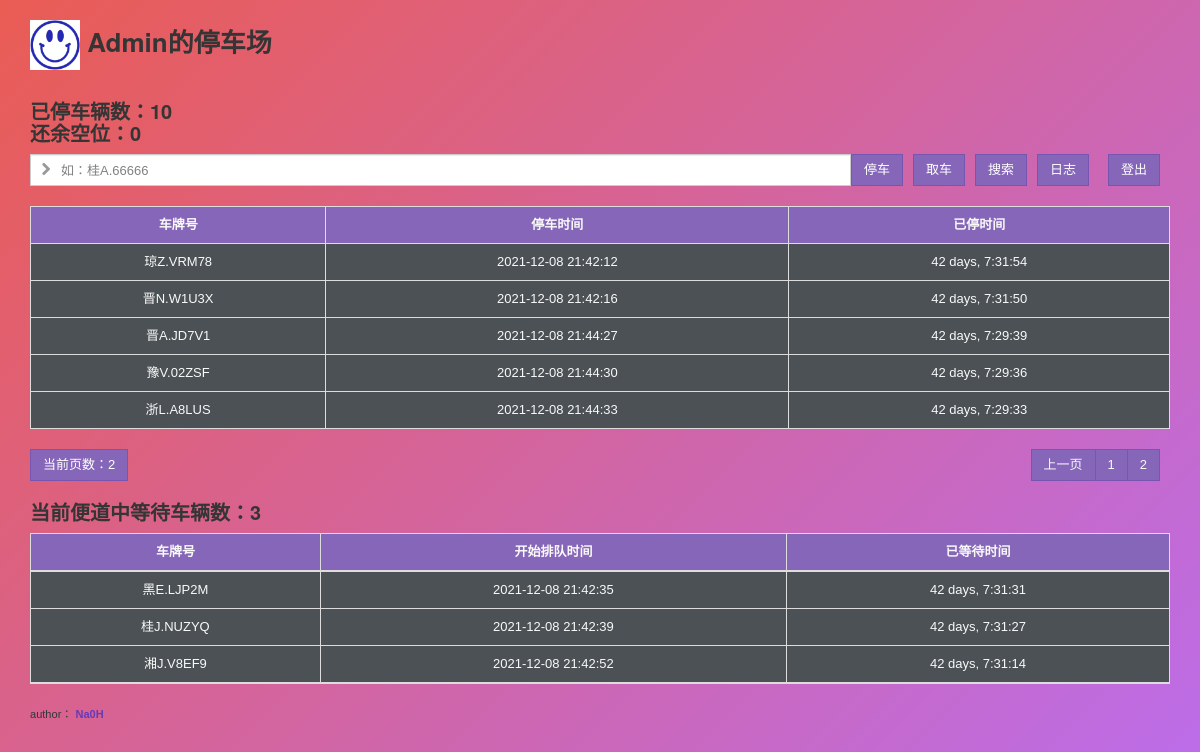
/?page1=2 (signed in), run on the app's committed database.
### app.py (models this page shows, shortened)
class User(db.Model, UserMixin):
    id = db.Column(db.Integer, primary_key=True)
    name = db.Column(db.String(20))
    username = db.Column(db.String(20))
    password_hash = db.Column(db.String(128))

class Car(db.Model):
    id = db.Column(db.Integer, autoincrement=True, primary_key=True)
    carnum = db.Column(db.String(20))
    time = db.Column(db.DateTime)

class WaitCar(db.Model):
    id = db.Column(db.Integer, autoincrement=True, primary_key=True)
    carnum = db.Column(db.String(20))
    time = db.Column(db.DateTime)

### app.py (the view, shortened to what this page needs)
@app.route('/', methods=['GET', 'POST'])
@login_required
def index():
    maxc = 10    # 定义停车场最大车辆数
    page1 = int(request.args.get('page1', 1))
    page2 = int(request.args.get('page2', 1))
    a = Car.query.paginate(page1, per_page=5, error_out=False)
    b = WaitCar.query.paginate(page2, per_page=5, error_out=False)
    if page1 > a.pages or page1 < 1:
        page1 = 1
    if page2 > b.pages or page2 < 1:
        page2 = 1
    while (maxc - Car.query.count()) > 0 and WaitCar.query.count() > 0:
        chepavement(maxc)
    user = User.query.first()
    cars = Car.query.paginate(page1, per_page=5, error_out=False)
    wcars = WaitCar.query.paginate(page2, per_page=5, error_out=False)
    return render_template('index.html',
                           user=user,
                           cars=cars,
                           wcars=wcars,
                           clen=Car.query.count(),
                           len=WaitCar.query.count(),
                           carn=Car.query.count(),
                           last=(maxc - Car.query.count()),
                           time=datetime.datetime.now().replace(microsecond=0)
                           )

### app.py (called while the page is built)
@login_manager.user_loader
def load_user(user_id):  # 创建用户加载回调函数，接受用户 ID 作为参数
    user = User.query.get(int(user_id))  # 用 ID 作为 User 模型的主键查询对应的用户
    return user  # 返回用户对象

### templates/index.html (shortened to what this page needs)
<!DOCTYPE html>
<html lang="en">
<head>
    <link href="{{ url_for('static', filename='css/zui.css') }}" rel="stylesheet">
    <link href="{{ url_for('static', filename='css/zui-theme.css') }}" rel="stylesheet">
    <link href="{{ url_for('static', filename='lib/datagrid/zui.datagrid.min.css') }}" rel="stylesheet">
    <link rel="stylesheet" type="text/css" href="{{ url_for('static', filename='login/styles.css') }}">
</head>
<body>
<div class="container">
    <h1>
    <img alt="picturl1" src="{{ url_for('static', filename='images/avatar.jpg') }}" height="50" width="50">
    {{ user.name }}的停车场
    </h1>
</div>
<div class="container">
    {%if clen != 0%}
    <h2>已停车辆数：{{ carn }}<br>还余空位：{{last}}</h2>
    <form method="post">
        <div class="input-group">
          <div class="input-control search-box search-box has-icon-left has-icon-right search-example" id="searchcartext">
            <input id="carnum" type="text" class="form-control search-input"  placeholder="如：桂A.66666" name="carnum">
            <label for="carnum" class="input-control-icon-left search-icon">
                <i class="icon icon-chevron-right"></i>
            </label>
          </div>
          <span class="input-group-btn">
            <input class="btn btn-primary" type="submit" name="parkcar" value="停车"></input>
          </span>
          <span class="input-group-btn container">
                <input class="btn btn-primary " type="submit" name="getcar" value="取车">
          </span>
          <span class="input-group-btn">
            <input class="btn btn-primary" type="submit" name="searchcarb" value="搜索"></input>
          </span>
          <span class="input-group-btn container">
                <input class="btn btn-primary " type="submit" name="tolog" value="日志">
          </span>
          <span class="input-group-btn container">
                <input class="btn btn-primary " type="submit" name="logout" value="登出">
          </span>
        </div>
    </form>
    <br>
    <table id="cartable" class="table table-bordered" style="background-color: #4b5154;text-align: center;">
        <thead>
            <tr>
                <th style="color:#f9f9f9;text-align: center;background-color: #8666b8;">车牌号</th>
                <th style="color:#f9f9f9;text-align: center;background-color: #8666b8;">停车时间</th>
                <th style="color:#f9f9f9;text-align: center;background-color: #8666b8;">已停时间</th>
            </tr>
        </thead>
        <tbody>
            {% for car in cars.items %}
            <tr>
                <td style="color:#f9f9f9;">{{ car.carnum }}</td>
                <td style="color:#f9f9f9;">{{ car.time }}</td>
                <td style="color:#f9f9f9;">{{ time - car.time }}</td>
            </tr>
            {% endfor %}
        </tbody>
    </table>
    {% endif %}
    <div class="input-group" >
    {% if cars.pages > 1 %}
        <span class="btn btn-primary">
            当前页数：{{ cars.page }}
        </span>
      <span class="input-group-btn container">
        {% if cars.has_prev %}
            <a href="/?page1={{ cars.prev_num }}" class="btn btn-primary" style="color: #f9f9f9">上一页</a>
        {% endif %}
        {% for i in cars.iter_pages() %}
            <a href="/?page1={{ i }}" class="btn btn-primary" style="color: #f9f9f9">{{ i }}</a>
        {% endfor %}
      </span>
    {% endif %}
    </div>
    {% if len != 0 %}
    <h2>当前便道中等待车辆数：{{ len }}</h2>
    <table id="cartable" class="container table table-bordered" style="background-color: #4b5154;text-align: center;">
        <thead>
            <tr>
                <th style="color:#f9f9f9;text-align: center;background-color: #8666b8;">车牌号</th>
                <th style="color:#f9f9f9;text-align: center;background-color: #8666b8;">开始排队时间</th>
                <th style="color:#f9f9f9;text-align: center;background-color: #8666b8;">已等待时间</th>
            </tr>
        </thead>
        <tbody>
            {% for wcar in wcars.items %}
            <tr>
                <td style="color:#f9f9f9;">{{ wcar.carnum }}</td>
                <td style="color:#f9f9f9;">{{ wcar.time }}</td>
                <td style="color:#f9f9f9;">{{ time - wcar.time }}</td>
            </tr>
            {% endfor %}
        </tbody>
    </table>
    {% endif %}
</div>
<footer class="container">
    <small>author：
<a href="http://na0h.cn"><strong>Na0H</strong></a></small>
</footer>
</body>
</html>

### static/css/zui-theme.css (style rules this page uses)
.btn { border-radius: 0; color: #353535; background-color: #f2f2f2; border-color: #bfbfbf; }
.btn-primary { color: #fff; background-color: #8666b8; border-color: #7855b0; }
.form-control { border-radius: 0; }
.input-group-addon:not(:first-child):not(:last-child), .input-group-btn:not(:first-child):not(:last-child), .input-group .form-control:not(:first-child):not(:last-child) { border-radius: 0; }
.input-group .form-control:first-child, .input-group-addon:first-child, .input-group-btn:first-child > .btn, .input-group-btn:first-child > .btn-group > .btn, .input-group-btn:first-child > .dropdown-toggle, .input-group-btn:last-child > .btn:not(:last-child):not(.dropdown-toggle), .input-group-btn:last-child > .btn-group:not(:last-child) > .btn { border-bottom-right-radius: 0; border-top-right-radius: 0; }
.input-group .form-control:last-child, .input-group-addon:last-child, .input-group-btn:last-child > .btn, .input-group-btn:last-child > .btn-group > .btn, .input-group-btn:last-child > .dropdown-toggle, .input-group-btn:first-child > .btn:not(:first-child), .input-group-btn:first-child > .btn-group:not(:first-child) > .btn { border-bottom-left-radius: 0; border-top-left-radius: 0; }

### static/login/styles.css (style rules this page uses)
body { -webkit-perspective: 800px; perspective: 800px; height: 100vh; margin: 0; font-family: 'Gudea', sans-serif; background: #EA5C54; background: -webkit-gradient(linear, left top, right bottom, color-stop(0%, #EA5C54), color-stop(100%, #bb6dec)); background: -webkit-linear-gradient(-45deg, #EA5C54 0%, #bb6dec 100%); background: -webkit-linear-gradient(315deg, #EA5C54 0%, #bb6dec 100%); background: linear-gradient(135deg, #EA5C54 0%, #bb6dec 100%); filter: progid:DXImageTransform.Microsoft.gradient( startColorstr='#EA5C54 ', endColorstr='#bb6dec',GradientType=1 ); }

### data on the page
User: name "Admin"
Car: carnum "琼Z.VRM78", time "2021-12-08 21:42:12", time-car.time "42 days, 7:31:54"
Car: carnum "晋N.W1U3X", time "2021-12-08 21:42:16", time-car.time "42 days, 7:31:50"
Car: carnum "晋A.JD7V1", time "2021-12-08 21:44:27", time-car.time "42 days, 7:29:39"
Car: carnum "豫V.02ZSF", time "2021-12-08 21:44:30", time-car.time "42 days, 7:29:36"
Car: carnum "浙L.A8LUS", time "2021-12-08 21:44:33", time-car.time "42 days, 7:29:33"
WaitCar: carnum "黑E.LJP2M", time "2021-12-08 21:42:35", time-wcar.time "42 days, 7:31:31"
WaitCar: carnum "桂J.NUZYQ", time "2021-12-08 21:42:39", time-wcar.time "42 days, 7:31:27"
WaitCar: carnum "湘J.V8EF9", time "2021-12-08 21:42:52", time-wcar.time "42 days, 7:31:14"

### other printed values
{{ carn }} "10"
{{ last }} "0"
{{ cars.page }} "2"
{{ i }} "1" "2"
{{ len }} "3"
